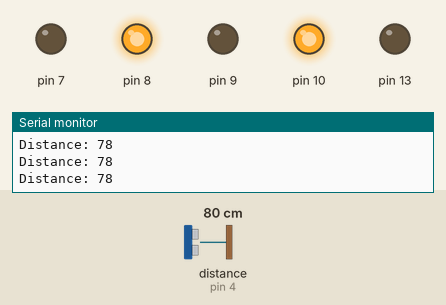
A sketch run on a simulated Arduino Uno, built with avr-gcc and run on an emulated ATmega328P. Shown: output pins drawn as LEDs (lit = HIGH), the last lines printed to the serial monitor. Wiring (inferred from the names in the program): ultrasonic range finder: trigger pin 5; echo pin 4. Dashed ring = blinking. The test bench sets the inputs (shaded band); at power-on: distance to the obstacle (sensor on pin 4) 80 cm. The echo pulse lasts 58.3 µs per cm; pins used as bus, display or sensor lines are not drawn.

Above: at 1.2 s.
1.3 s: distance to the obstacle (sensor on pin 4) set to 12 cm
2.8 s: distance to the obstacle (sensor on pin 4) set to 9 cm
At 3.9 s:
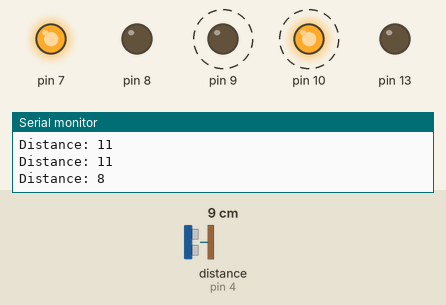
5.8 s: distance to the obstacle (sensor on pin 4) set to 18 cm
At 6.8 s:
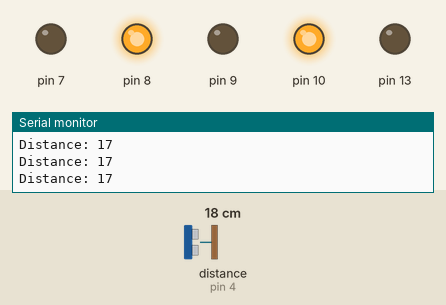
7.7 s: distance to the obstacle (sensor on pin 4) set to 2 cm
At 8.2 s:
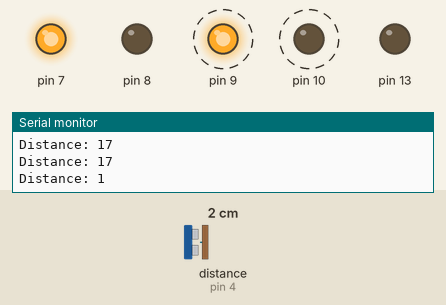
Timing chart, 0 to 11.7 s (numbered marks = the images above; inputs shaded):
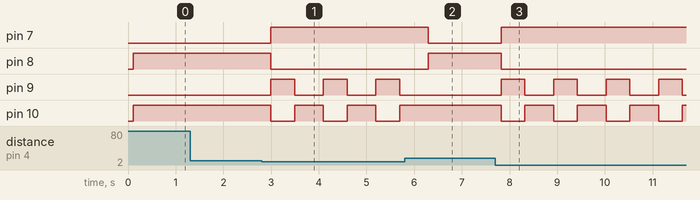

Measured:
- the behaviour switches between 11 and 10 cm on distance to the obstacle (sensor on pin 4) (found by bisection; images 0 and 1)
- after the input at 2.8 s, pin 7: LOW → HIGH after 0.19 s; pin 8: HIGH → LOW after 0.19 s; pin 9: alternates HIGH for 0.50 s and LOW for 0.60 s, starting after 0.19 s; pin 10: alternates HIGH for 0.60 s and LOW for 0.50 s, starting after 0.19 s
- after the input at 5.8 s, pin 7: HIGH → LOW after 0.50 s; pin 8: LOW → HIGH after 0.50 s; pin 9: stays LOW (without the input it goes to HIGH after 0.50 s); pin 10: stays HIGH (without the input it goes to LOW after 0.50 s)
- after the input at 7.7 s, pin 7: LOW → HIGH after 0.12 s; pin 8: HIGH → LOW after 0.12 s; pin 9: alternates HIGH for 0.50 s and LOW for 0.60 s, starting after 0.12 s; pin 10: alternates HIGH for 0.60 s and LOW for 0.50 s, starting after 0.12 s

The sketch:

ultra_robo.ino
```cpp
const int trigPin = 5;
const int echoPin = 4;
// defines variables
long duration;
int distance;
void setup() {
  // put your setup code here, to run once:
pinMode(10,OUTPUT);
pinMode(9,OUTPUT);
pinMode(8,OUTPUT);
pinMode(7,OUTPUT);
pinMode(trigPin, OUTPUT); // Sets the trigPin as an Output
pinMode(echoPin, INPUT); // Sets the echoPin as an Input
pinMode(13,OUTPUT);
Serial.begin(9600);

}

void loop() {
  // put your main code here, to run repeatedly:
  // Clears the trigPin
digitalWrite(trigPin, LOW);
delayMicroseconds(2);
// Sets the trigPin on HIGH state for 10 micro seconds
digitalWrite(trigPin, HIGH);
delayMicroseconds(10);
digitalWrite(trigPin, LOW);
// Reads the echoPin, returns the sound wave travel time in microseconds
duration = pulseIn(echoPin, HIGH);
// Calculating the distance
distance= duration*0.034/2;
// Prints the distance on the Serial Monitor
Serial.print("Distance: ");
Serial.println(distance);
delay(100);
if(distance<=9)
{
  digitalWrite(10,0);
  digitalWrite(9,1);
  digitalWrite(8,0);
  digitalWrite(7,1);
  delay(500);
  digitalWrite(10,1);
  digitalWrite(9,0);
  digitalWrite(8,0);
  digitalWrite(7,1);
  delay(500);


  }
else
{
  digitalWrite(10,1);
digitalWrite(9,0);
digitalWrite(8,1);
digitalWrite(7,0);
}


}
```
